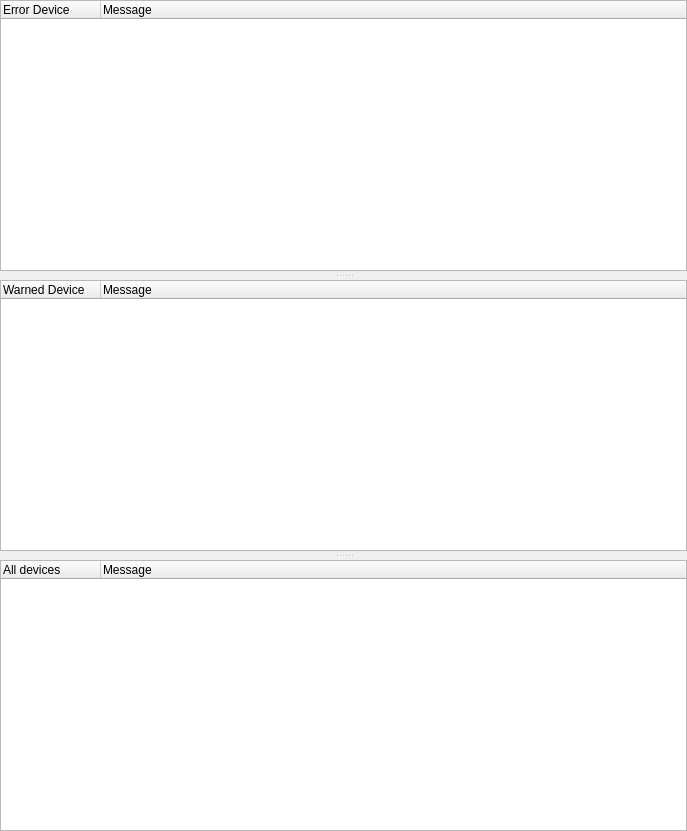
<?xml version="1.0" encoding="UTF-8"?>
<ui version="4.0">
 <class>RobotMonitorWidget</class>
 <widget class="QWidget" name="RobotMonitorWidget">
  <property name="geometry">
   <rect>
    <x>0</x>
    <y>0</y>
    <width>687</width>
    <height>831</height>
   </rect>
  </property>
  <property name="minimumSize">
   <size>
    <width>200</width>
    <height>150</height>
   </size>
  </property>
  <property name="windowTitle">
   <string>Runtime Monitor</string>
  </property>
  <layout class="QVBoxLayout" name="vlayout_top">
   <property name="spacing">
    <number>0</number>
   </property>
   <property name="margin">
    <number>0</number>
   </property>
   <item>
    <widget class="QSplitter" name="splitter">
     <property name="orientation">
      <enum>Qt::Vertical</enum>
     </property>
     <property name="handleWidth">
      <number>9</number>
     </property>
     <widget class="QTreeWidget" name="err_tree">
      <property name="minimumSize">
       <size>
        <width>75</width>
        <height>25</height>
       </size>
      </property>
      <property name="alternatingRowColors">
       <bool>true</bool>
      </property>
      <property name="sortingEnabled">
       <bool>false</bool>
      </property>
      <column>
       <property name="text">
        <string notr="true">Error Device</string>
       </property>
      </column>
      <column>
       <property name="text">
        <string>Message</string>
       </property>
      </column>
     </widget>
     <widget class="QTreeWidget" name="warn_tree">
      <property name="minimumSize">
       <size>
        <width>75</width>
        <height>25</height>
       </size>
      </property>
      <property name="alternatingRowColors">
       <bool>true</bool>
      </property>
      <property name="sortingEnabled">
       <bool>false</bool>
      </property>
      <column>
       <property name="text">
        <string notr="true">Warned Device</string>
       </property>
      </column>
      <column>
       <property name="text">
        <string>Message</string>
       </property>
      </column>
     </widget>
     <widget class="QTreeWidget" name="tree_all_devices">
      <property name="minimumSize">
       <size>
        <width>75</width>
        <height>25</height>
       </size>
      </property>
      <property name="alternatingRowColors">
       <bool>true</bool>
      </property>
      <property name="sortingEnabled">
       <bool>false</bool>
      </property>
      <property name="animated">
       <bool>true</bool>
      </property>
      <attribute name="headerCascadingSectionResizes">
       <bool>true</bool>
      </attribute>
      <column>
       <property name="text">
        <string notr="true">All devices</string>
       </property>
       <property name="toolTip">
        <string/>
       </property>
       <property name="statusTip">
        <string/>
       </property>
      </column>
      <column>
       <property name="text">
        <string>Message</string>
       </property>
      </column>
     </widget>
    </widget>
   </item>
  </layout>
 </widget>
 <resources/>
 <connections/>
</ui>
